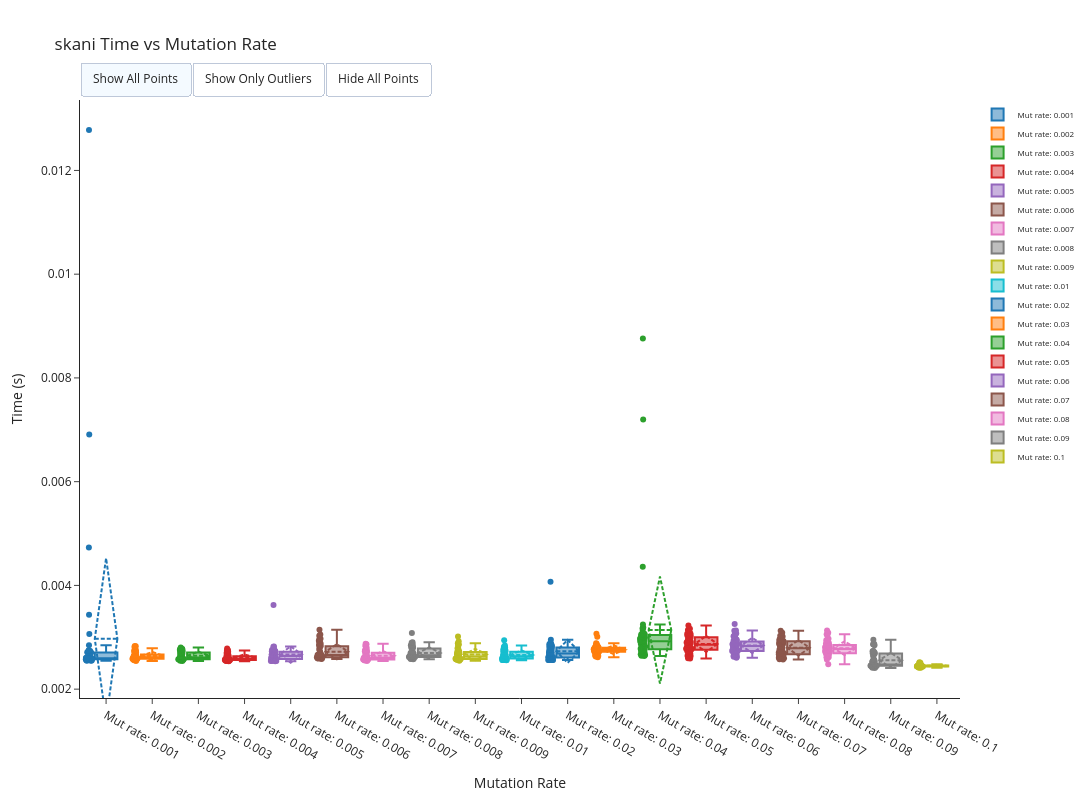

The notebook cell this image was saved under:
### Code cell
timeit = methodANI_mut_dependency(
    N=1,
    N_pairwise=50,
    mut_func=snp_1_opt,
    method="skani",
    seq_length= 20_000,
    mutation_array=mut_array,
    output_path="/home/lorenzo/Documents/tesi_2/fastANI-skani-comparison/skani-mut-dependency"
)
